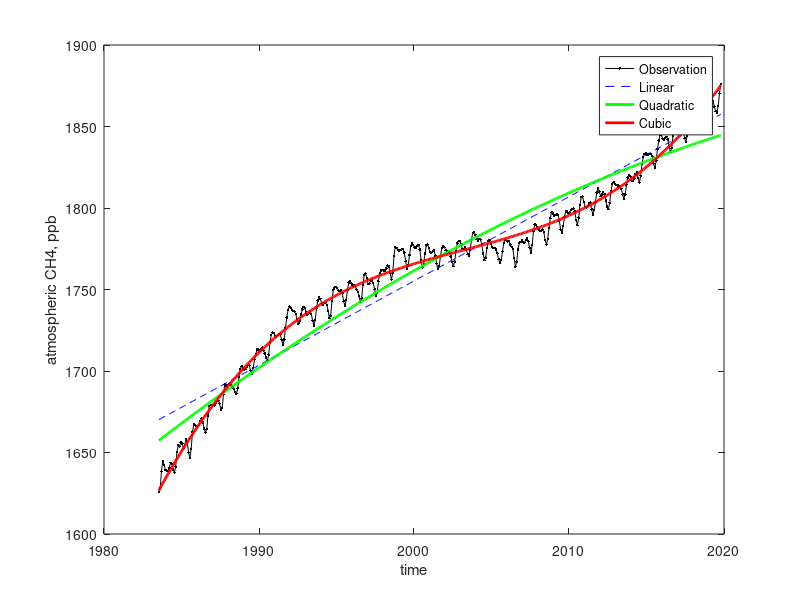

The MATLAB source for this figure:
%% week6

close all
clear all

% load MLO data
load ch4_global.mat;

% remove NaNs
I=find(isnan(time+ch4));
time(I)=[];
ch4(I)=[];

% t is adjusted time: t=time-2000;
t = time-2000;

% quick look
figure(1);
plot(time,ch4,'k.-');
xlabel('time');
ylabel('atmospheric CH4, ppb');
hold on;
% approximate co2 as a fxn of time

% linear regression again with matrix
N=length(time);
E=[t ones(N,1)];
x=inv(E'*E)*E'*ch4;
ch4est1=E*x;
plot(time,ch4est1,'b--');

% regression with quadratic term
E=[t.^2 t ones(N,1)];
x=inv(E'*E)*E'*ch4;
ch4est2=E*x;
plot(time,ch4est2,'g-','linewidth',2);

% regression with quadratic term
E=[t.^3 t.^2 t ones(N,1)];
x=inv(E'*E)*E'*ch4;
ch4est3=E*x;
plot(time,ch4est3,'r-','linewidth',2);

legend({'Observation' 'Linear' 'Quadratic' 'Cubic'})
